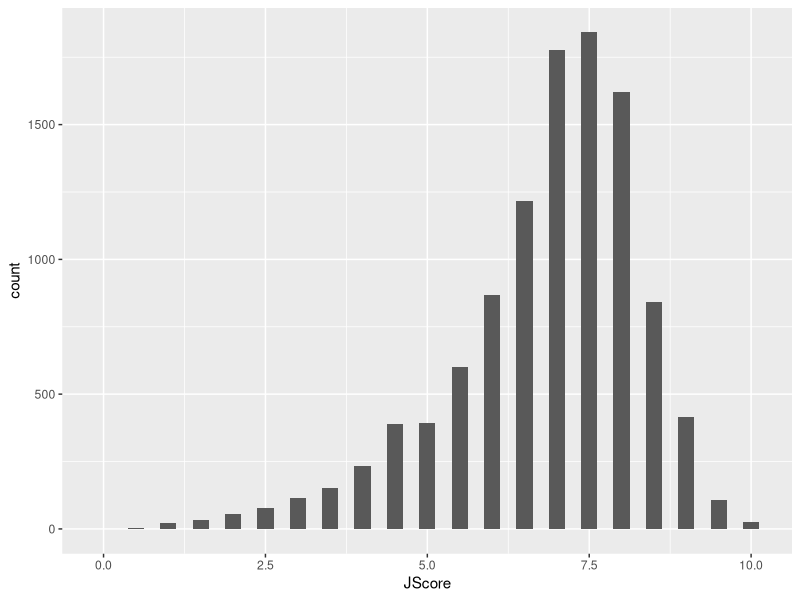
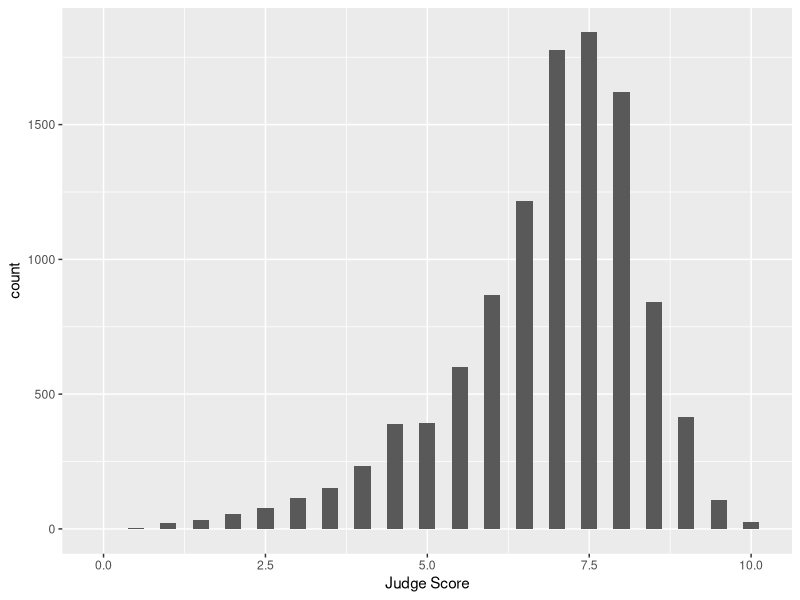
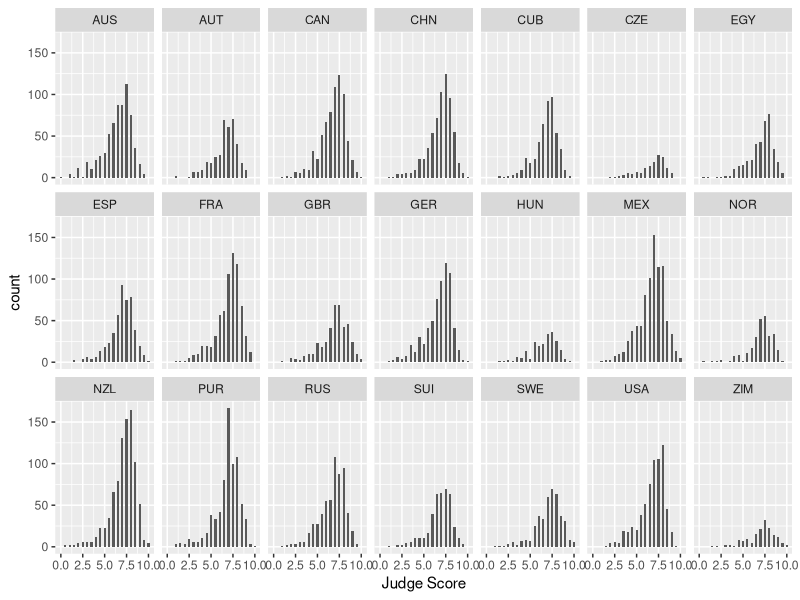
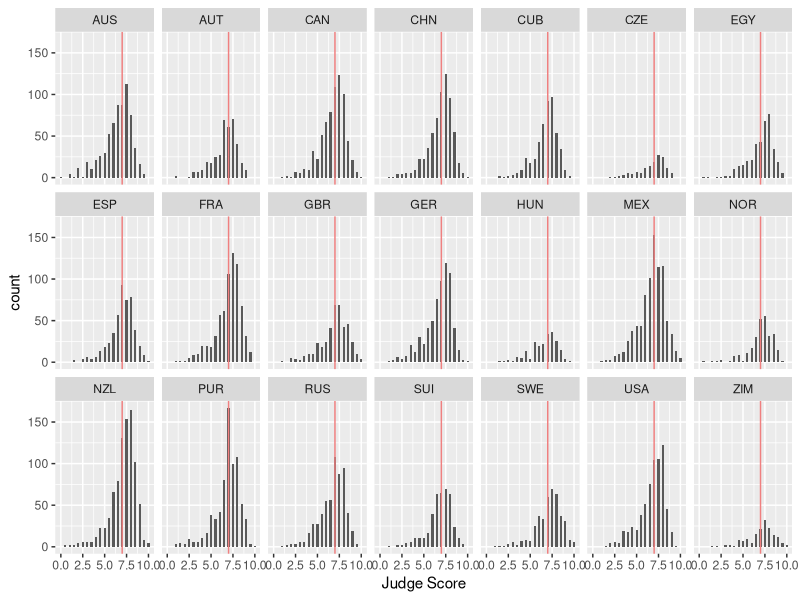
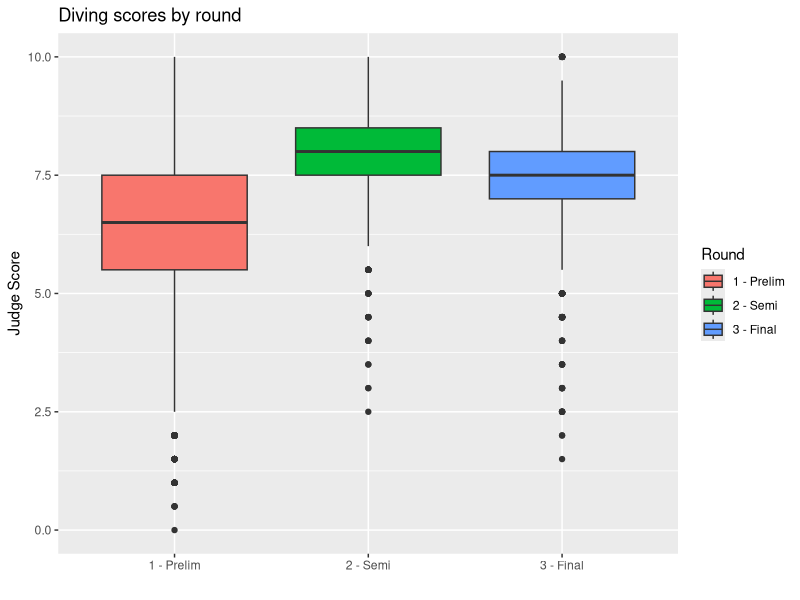
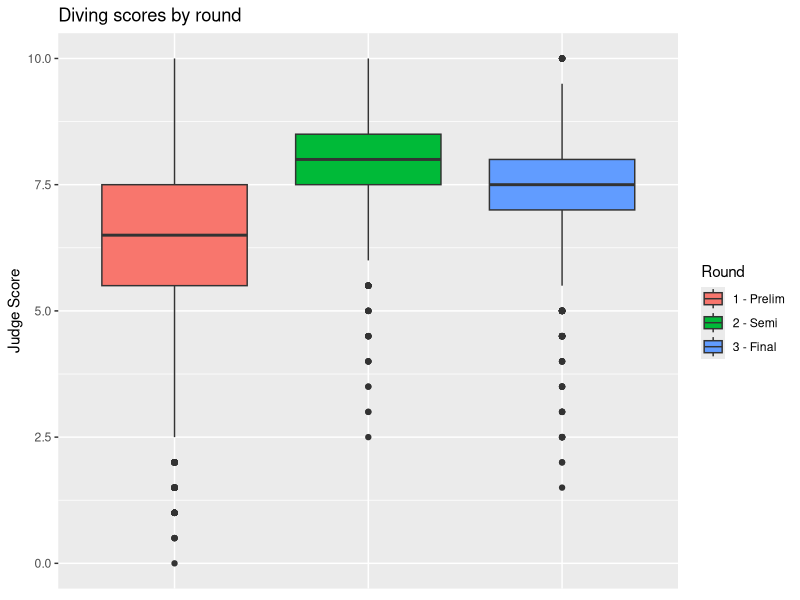
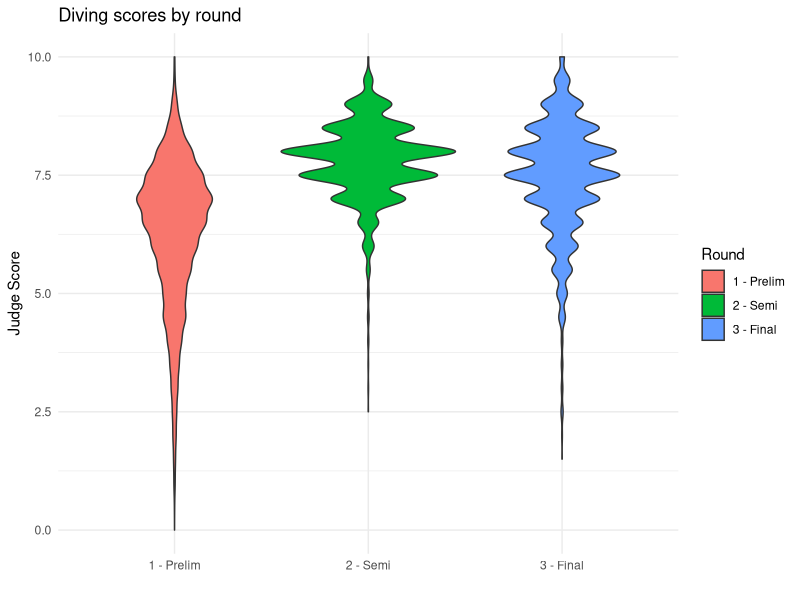
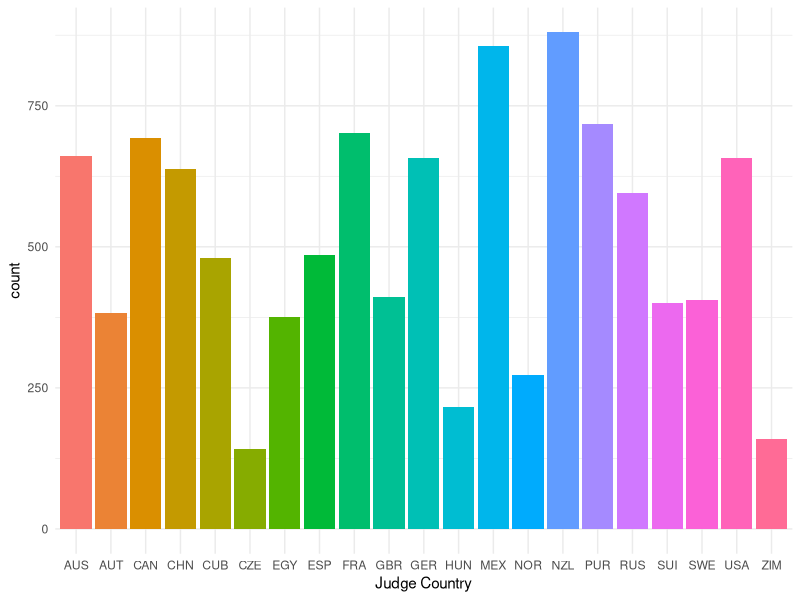

Reproduce these figures in R, in order.
## ---- chunk 1
knitr::opts_chunk$set(cache = TRUE, fig.align = "center")
library(tidyverse)
## ---- chunk 2
library(tidyverse)
diving <- read_csv("data/diving.csv")
## ---- chunk 3
diving_hist <- ggplot(data = diving)
## ---- chunk 4
diving_hist <- 
  diving_hist + 
  geom_histogram(aes(x = JScore), binwidth = 0.25)
diving_hist
## ---- chunk 5
diving_hist <- 
  diving_hist + 
  labs(x = "Judge Score")
diving_hist
## ---- chunk 6
diving_hist <- 
  diving_hist + 
  facet_wrap("JCountry", nrow = 3)
diving_hist
## ---- chunk 7
median_score <- diving %>% 
  reframe(med = median(JScore)) %>%
  pull(med)
diving_hist <- 
  diving_hist + 
  geom_vline(xintercept = median_score, color = "lightcoral")
diving_hist
## ---- chunk 8
diving_box <- ggplot(data = diving) + 
  geom_boxplot(aes(x = Round, y = JScore, fill = Round)) +
  labs(title = "Diving scores by round", x = "", y = "Judge Score", fill = "Round")
diving_box
## ---- chunk 9
diving_box <- diving_box + 
  theme(axis.title.x = element_blank(), axis.text.x = element_blank(), axis.ticks.x = element_blank())
diving_box
## ---- chunk 10
diving_violin <- ggplot(data = diving) + 
  geom_violin(aes(x = Round, y = JScore, fill = Round)) +
  labs(title = "Diving scores by round", x = "", y = "Judge Score", fill = "Round") +
  theme_minimal()

diving_violin
## ---- chunk 11
bar <- ggplot(data = diving) +
  geom_bar(aes(x = JCountry, fill = JCountry)) + 
  labs(x = "Judge Country") +
  theme_minimal() +
  theme(legend.position = "none") 
bar
## ---- chunk 12
scatter_raw = ggplot(data = diving) +
  geom_point(aes(x = Rank, y = JScore, color = Country)) +
  labs(x = "Diver Rank", y = "Judge Score") + 
  theme_minimal()

scatter_raw
## ---- chunk 13
diving_grouped <- diving %>% 
  group_by(Diver) %>% 
  reframe(JScore_mean = mean(JScore), 
          Rank_mean = mean(Rank),
          Difficulty_mean = mean(Difficulty),
          Country = first(Country)) 

head(diving_grouped)  
## ---- chunk 14

scatter = ggplot(data = diving_grouped) +
  geom_point(aes(x = Rank_mean, y = JScore_mean, color = Country), size = 2) +
  labs(x = "Diver Rank", y = "Judge Score") + 
  theme_minimal()

scatter
## ---- chunk 15
scatter <- scatter + 
  geom_abline(intercept = 8.5, slope = -0.1, color = "red")
scatter
## ---- chunk 16
judges <- ggplot(data = diving, aes(x = Judge, y = JScore)) + 
  stat_summary(fun.data = mean_se) + 
  labs(y = "Judge Score")
judges
## ---- chunk 17
judges_rotate <- judges + 
  theme(axis.text.x = element_text(angle = 45, hjust = 1))
judges_rotate
## ---- chunk 18
judges <- judges + coord_flip()
judges
## ---- chunk 19
diving_tile <- diving %>%
  group_by(Round, Country) %>%
  reframe(mean_score = mean(JScore))

ggplot(diving_tile, aes(x = Round, y = Country, fill = mean_score)) +
  geom_tile() +
  labs(x = "Round", y = "Country", fill = "Mean Score")
## ---- chunk 20
scatter <- ggplot(data = diving_grouped) +
  geom_point(aes(x = Rank_mean, y = JScore_mean, color = Difficulty_mean)) +
  scale_color_distiller(palette = "OrRd", direction = 1) 
  
scatter
## ---- chunk 21
hist <- ggplot(data = diving)  + 
  geom_bin2d(aes(x = Rank, y = Difficulty), bins = 10) + 
  scale_fill_distiller(palette = "Spectral")
hist
